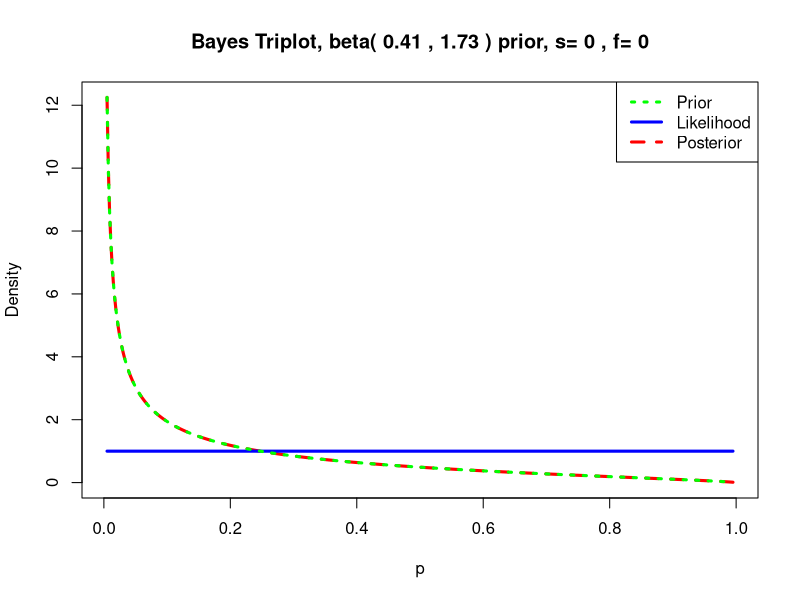
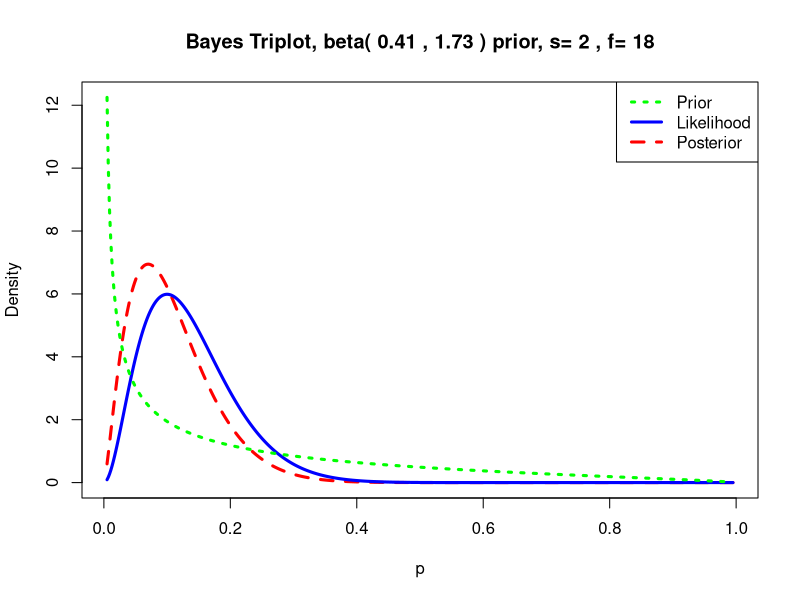
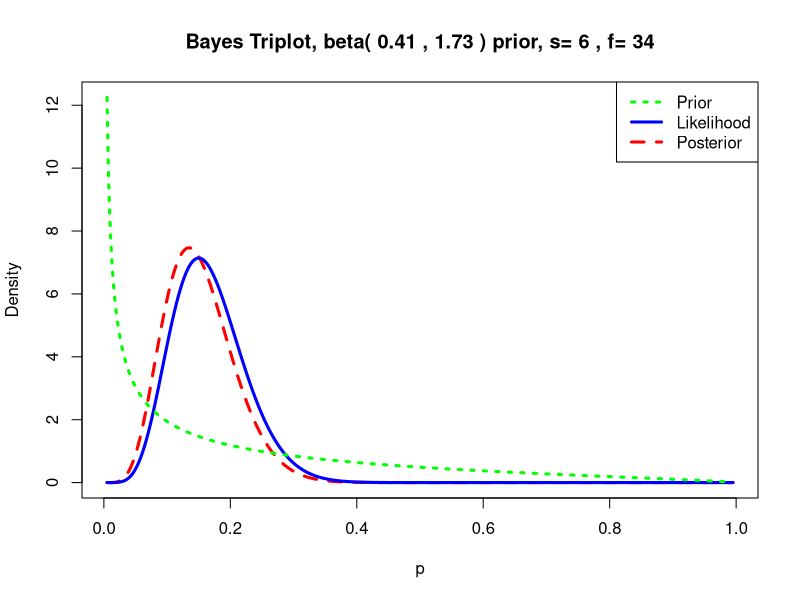
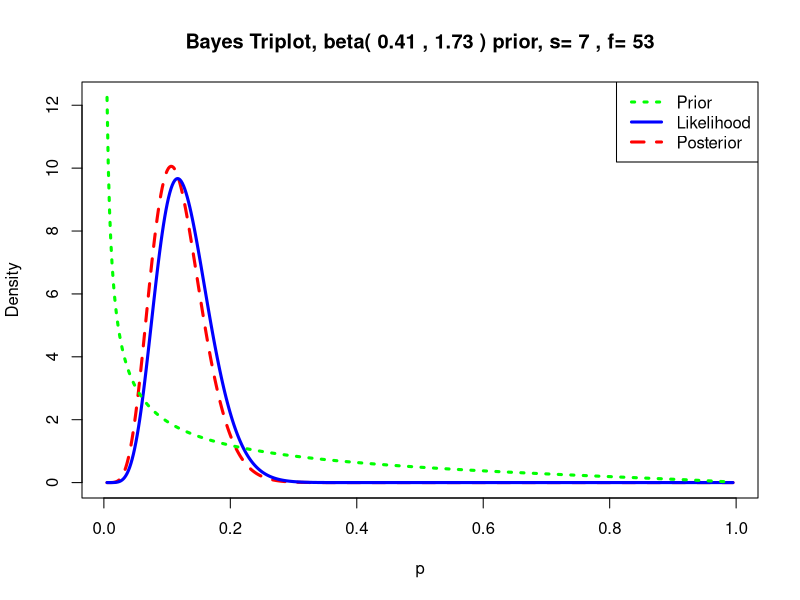
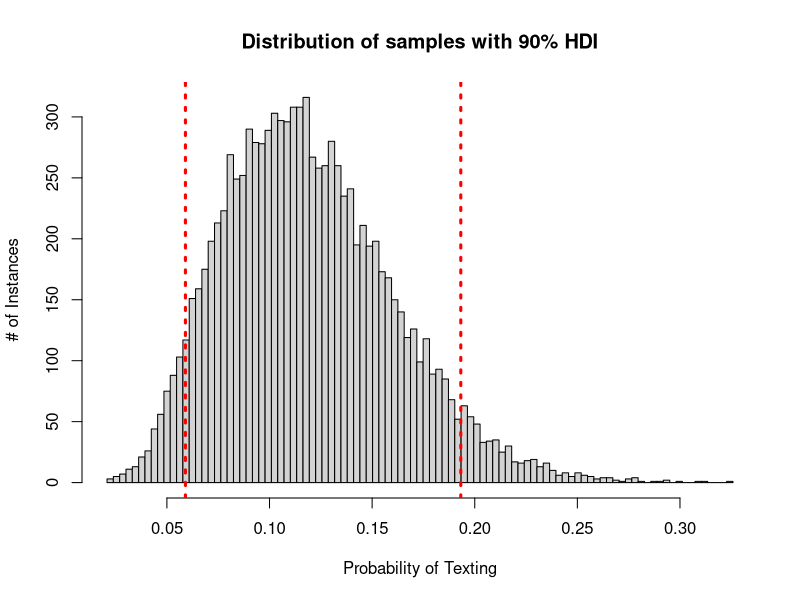
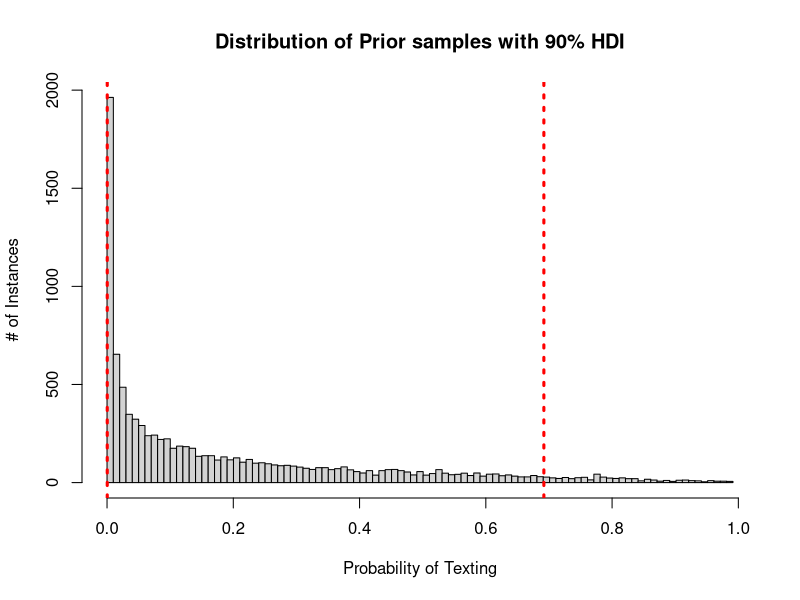
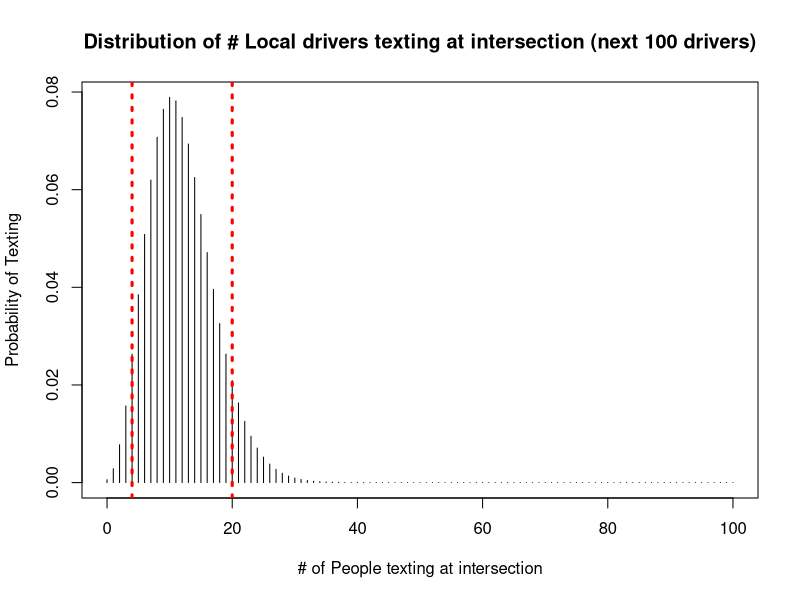
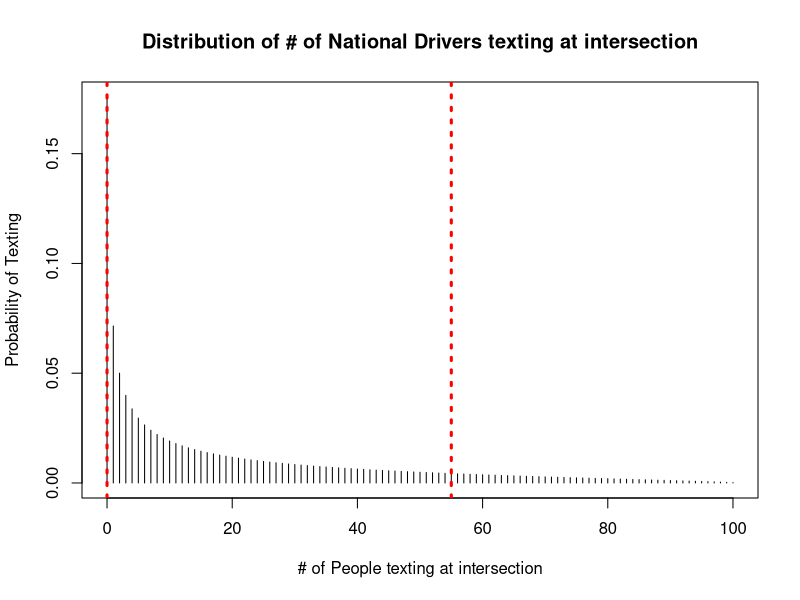

Reproduce these figures in R, in order.
## ---- chunk 1
knitr::opts_chunk$set(echo = TRUE)
## ---- chunk 2
#Compute the probability that the driver of a car is texting at a specific intersection.

#  Given these data
# Compute the Beta prior, and report the coefficients
library(LearnBayes)

#Setting the Beta Prior
# Nationally the *cumulative probability* that a driver is texting is:
# P = 0.5, at x = 0.1
# P = 0.75 at x = 0.3 -> Cumulative Probability hence p=0.25 at x = 0.3

beta.prior = beta.select(list(p = 0.5, x = 0.1), list(p = 0.75, x = 0.3))
beta.prior
triplot(beta.prior, c(0,0))
## ---- chunk 3
#You observe cars at a location three times and note the number of texting drivers:
#1. 2 texting out of 20 drivers
#2. 4 texting out of 20 drivers
#3. 1 texting out of 20 drivers
#   Plot the prior, likelihood and posterior three times as you update your belief based on collecting more data
require(repr)
options(repr.plot.width = 6, repr.plot.height = 5)
triplot(beta.prior, c(2,18))
triplot(beta.prior, c(6,34))
triplot(beta.prior, c(7,53))
## ---- chunk 4
#   Simulate the final posterior distribution and do the following:
#   Plot the posterior with the 90% HDI shown
#   Report the upper and lower limits of the 90% HDI

#Posterior Distributions
options(repr.plot.width = 8, repr.plot.height = 5)
final.posterior = beta.prior + c(7,53)
post.sample = rbeta(10000, final.posterior[1], final.posterior[2])
par(mfrow = c(1,1))
quants = quantile(post.sample, c(0.05, 0.95))
breaks = seq(min(post.sample), max(post.sample), length.out = 100)

hist(post.sample, breaks = breaks, main = "Distribution of samples with 90% HDI", xlab = "Probability of Texting", ylab ="# of Instances")
abline(v = quants[1], lty = 3, col = "red", lwd = 3)
abline(v = quants[2], lty = 3, col = "red", lwd = 3)
quants
## ---- chunk 5
#90% HDI on Prior Distribution
prior.sample = rbeta(10000, beta.prior[1], beta.prior[2])
par(mfrow = c(1,1))
quants = quantile(prior.sample, c(0.05, 0.95))
breaks = seq(min(prior.sample), max(prior.sample), length.out = 100)

hist(prior.sample, breaks = breaks, main = "Distribution of Prior samples with 90% HDI", xlab = "Probability of Texting", ylab ="# of Instances")
abline(v = quants[1], lty = 3, col = "red", lwd = 3)
abline(v = quants[2], lty = 3, col = "red", lwd = 3)
quants
## ---- chunk 6
#   Of the next hundred drivers what are the number of texting drivers in the 90% HDI?
n = 100
s = 0:n
pred.probs = pbetap(final.posterior, n, s)
plot(s, pred.probs, type = "h",
     main = "Distribution of # Local drivers texting at intersection (next 100 drivers)", xlab = "# of People texting at intersection", ylab = "Probability of Texting")
discint(cbind(s, pred.probs),0.90)
interval = discint(cbind(s, pred.probs),0.90)$set
abline(v = interval[1], lty = 3, col = "red", lwd = 3)
abline(v = interval[length(interval)], lty = 3, col = "red", lwd = 3)
expected.crashes = sum(pred.probs*s)
expected.crashes
## ---- chunk 7
#Are the drivers in this area better or worse that the national figures indicate?
n = 100
s = 0:n
pred.probs.national = pbetap(beta.prior, n, s)
plot(s, pred.probs.national, type = "h",
     main = "Distribution of # of National Drivers texting at intersection", xlab = "# of People texting at intersection", ylab = "Probability of Texting")
discint(cbind(s, pred.probs.national),0.90)
interval = discint(cbind(s, pred.probs.national),0.90)$set
abline(v = interval[1], lty = 3, col = "red", lwd = 3)
abline(v = interval[length(interval)], lty = 3, col = "red", lwd = 3)
expected.crashes.national = sum(pred.probs.national*s)
expected.crashes.national
